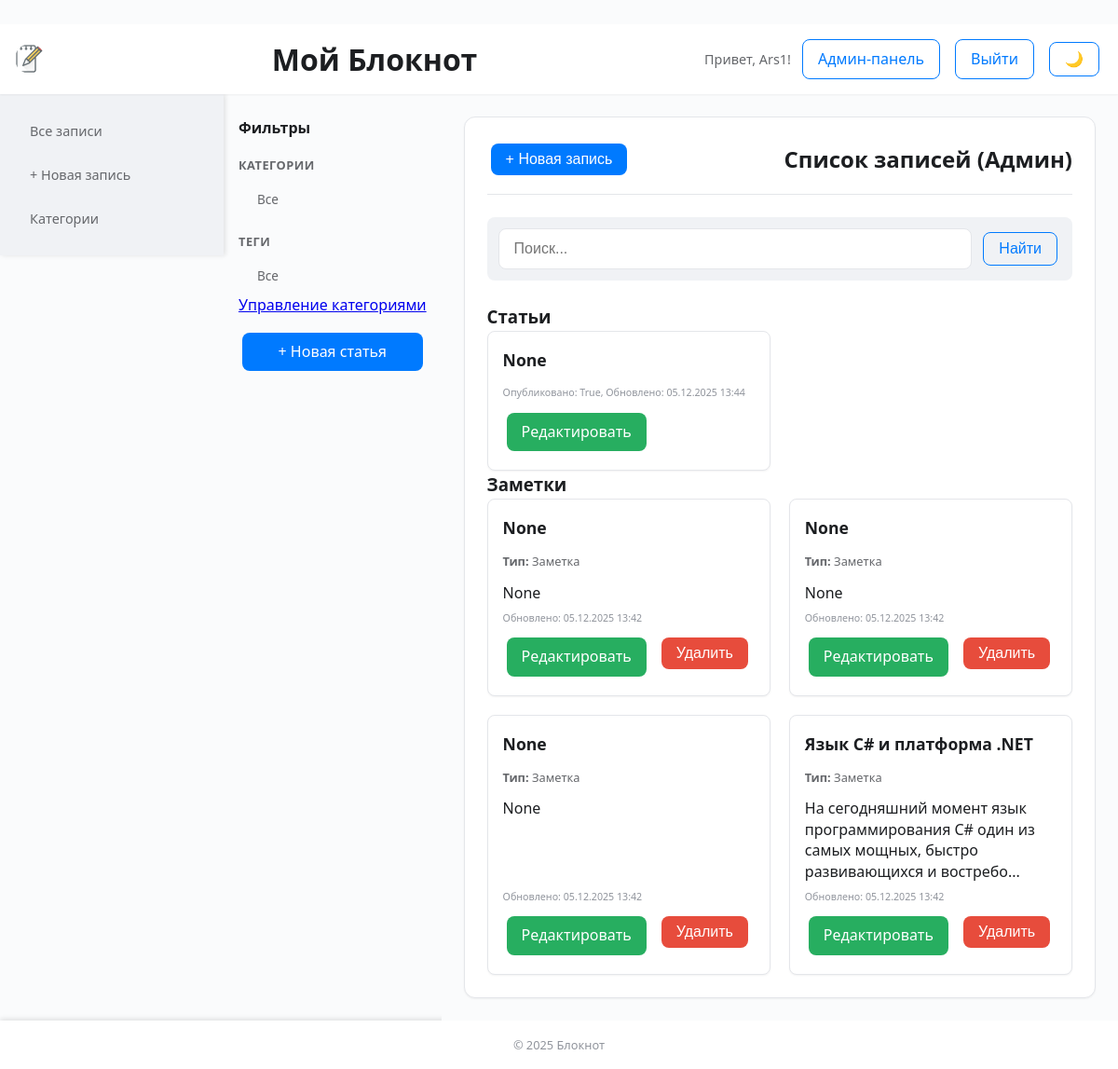
The page /admin (signed in) on the database its author committed.
### models.py (models this page shows, shortened)
class User(UserMixin, db.Model):
    id = db.Column(db.Integer, primary_key=True)
    username = db.Column(db.String(80), unique=True, nullable=False)
    password_hash = db.Column(db.String(120), nullable=False)
    is_admin = db.Column(db.Boolean, default=False) # По умолчанию False

class Note(db.Model):
    id = db.Column(db.Integer, primary_key=True)
    title = db.Column(db.String(200), nullable=True)
    content = db.Column(db.Text, nullable=True)
    full_content = db.Column(db.Text, nullable=True) # Полный HTML-контент статьи
    image_filename = db.Column(db.String(200), nullable=True)
    created_at = db.Column(db.DateTime, default=datetime.utcnow)
    updated_at = db.Column(db.DateTime, default=datetime.utcnow, onupdate=datetime.utcnow)
    note_type = db.Column(db.String(20), default='note') # 'note', 'list', 'image_note', 'article'
    tags = db.Column(db.String(500), nullable=True)
    background_color = db.Column(db.String(20), default='white')
    summary = db.Column(db.Text, nullable=True) # Краткое описание статьи
    preview_image = db.Column(db.String(200), nullable=True) # Изображение превью статьи
    category_ids = db.Column(db.String(200), nullable=True)
    is_published = db.Column(db.Boolean, default=False) # По умолчанию False
    is_public = db.Column(db.Boolean, default=False) # По умолчанию False

### app.py (the view)
@app.route('/admin')
@login_required
def admin_index():
    if not current_user.is_admin:
        flash('Доступ запрещён.')
        return redirect(url_for('index'))
    category_id = request.args.get('category', type=int)
    search_query = request.args.get('search', '')
    tag_filter = request.args.get('tag', '')
    query = Note.query.order_by(Note.updated_at.desc())
    if category_id:
        category = Category.query.get_or_404(category_id)
        query = query.filter(Note.category_ids.contains(str(category_id)))
    if search_query:
        query = query.filter(
            Note.title.contains(search_query) |
            Note.content.contains(search_query) |
            Note.full_content.contains(search_query)
        )
    if tag_filter:
        query = query.filter(Note.tags.contains(tag_filter))
    notes = query.all()
    categories = Category.query.all()
    all_tags = set()
    for note in notes:
        if note.tags:
            all_tags.update(note.tags.split(','))
    return render_template('index.html', notes=notes, categories=categories, all_tags=all_tags)

### app.py (called while the page is built)
@login_manager.user_loader
def load_user(user_id):
    return User.query.get(int(user_id))

### templates/index.html (shortened to what this page needs)
{% extends "base.html" %}
{% block sidebar %}
    {% if current_user.is_admin %}
        {% include 'sidebar.html' %}
        <div class="sidebar-section">
            <h4>Фильтры</h4>
            <h5>Категории</h5>
            <ul>
                <li><a href="{{ url_for('index') }}">Все</a></li>
            </ul>
            <h5>Теги</h5>
            <ul>
                <li><a href="{{ url_for('index') }}">Все</a></li>
            </ul>
            <a href="{{ url_for('list_categories') }}">Управление категориями</a>
            <a href="{{ url_for('create_article') }}" class="btn btn-primary" style="margin-top: 1rem; display: block;">+ Новая статья</a>
        </div>
    {% endif %}
{% endblock %}
{% block content %}
<div class="content-card">
    {% if current_user.is_admin %}
        <div class="card-header">
            <button class="btn btn-primary" onclick="window.location.href='{{ url_for('create_note') }}'">+ Новая запись</button>
            <h2>Список записей (Админ)</h2>
        </div>
        <form method="GET" class="search-form">
            <input type="text" name="search" value="{{ request.args.get('search', '') }}" placeholder="Поиск..." class="search-input">
            <button type="submit" class="btn btn-secondary">Найти</button>
        </form>
        {% set articles = notes | selectattr("note_type", "equalto", "article") | list %}
        {% if articles %}
            <h3>Статьи</h3>
            <div class="articles-list">
            {% for article in articles %}
                <div class="article-card" style="background-color: {{ article.background_color or 'white' }};">
                    <h3><a href="{{ url_for('read_article', id=article.id) }}">{{ article.title }}</a></h3>
                    <p class="article-date"><small>Опубликовано: {{ article.is_published }}, Обновлено: {{ article.updated_at.strftime('%d.%m.%Y %H:%M') }}</small></p>
                    <div class="note-actions">
                        <a href="{{ url_for('edit_article', id=article.id) }}" class="btn btn-edit">Редактировать</a>
                    </div>
                </div>
            {% endfor %}
            </div>
        {% endif %}
        {% set notes_list = notes | selectattr("note_type", "ne", "article") | list %}
        {% if notes_list %}
            <h3>Заметки</h3>
            <div class="notes-list">
            {% for note in notes_list %}
                <div class="note-card" style="background-color: {{ note.background_color or 'white' }};">
                    {% if note.title %}
                        <h3>{{ note.title }}</h3>
                    {% endif %}
                    <p class="note-type"><strong>Тип:</strong> {{ 'Список' if note.note_type == 'list' else 'Заметка' }}</p>
                    <p class="note-preview">{{ note.content[:100] }}{% if note.content and note.content|length > 100 %}...{% endif %}</p>
                    <p class="note-date"><small>Обновлено: {{ note.updated_at.strftime('%d.%m.%Y %H:%M') }}</small></p>
                    <div class="note-actions">
                        <a href="{{ url_for('edit_note', id=note.id) }}" class="btn btn-edit">Редактировать</a>
                        <form action="{{ url_for('delete_note', id=note.id) }}" method="POST" style="display:inline;">
                            <button type="submit" class="btn btn-delete" onclick="return confirm('Удалить запись?')">Удалить</button>
                        </form>
                    </div>
                </div>
            {% endfor %}
            </div>
        {% endif %}
    {% endif %}
</div>
{% endblock %}

### templates/base.html (shortened to what this page needs)
<!DOCTYPE html>
<html lang="ru" data-theme="light">
<head>
    <link rel="stylesheet" href="{{ url_for('static', filename='css/style.css') }}">
</head>
<body>
    <header class="app-header">
        <div class="app-header-content">
            <img src="{{ url_for('static', filename='icons/note-1.png') }}" alt="Логотип" class="app-logo">
            <h1>Мой Блокнот</h1>
            <div class="auth-info">
                {% if current_user.is_authenticated %}
                    <span>Привет, {{ current_user.username }}!</span>
                    {% if current_user.is_admin %}
                        <a href="{{ url_for('admin_index') }}" class="btn btn-secondary btn-auth">Админ-панель</a>
                    {% endif %}
                    <a href="{{ url_for('logout') }}" class="btn btn-secondary btn-auth">Выйти</a>
                {% else %}
                    <a href="{{ url_for('login') }}" class="btn btn-secondary btn-auth">Войти</a>
                {% endif %}
            </div>
        </div>
    </header>
    <div class="app-container">
        {% block sidebar %}{% endblock %}
        <main class="app-main">
            {% block content %}{% endblock %}
        </main>
    </div>
    <footer class="app-footer">
        <p>&copy; 2025 Блокнот</p>
    </footer>
</body>
</html>

### rows shown on the page
User: username "Ars1"
Note: title "None", is_published "True", updated_at "05.12.2025 13:44"
Note: title "None", note_type "Заметка", content "None", updated_at "05.12.2025 13:42"
Note: title "None", note_type "Заметка", content "None", updated_at "05.12.2025 13:42"
Note: title "None", note_type "Заметка", content "None", updated_at "05.12.2025 13:42"
Note: title "Язык C# и платформа .NET", note_type "Заметка", content "На сегодняшний момент язык программирования C# один из самых мощных, быстро развивающихся и востребо", updated_at "05.12.2025 13:42"
